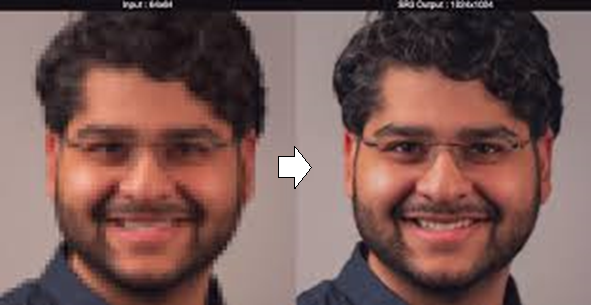
#> input picture media/delur head.png, 591 x 305 px
$ python -i Preprocess.py   (imports and definitions only)
#> lines starting #> are read from the running program, lines starting #| are printed output that depends on the picture
import cv2
import numpy as np

class preprocess:
    def __init__(self):
        self.detector = cv2.CascadeClassifier(cv2.data.haarcascades+'haarcascade_frontalface_default.xml')

    def fit_transform(self,image):
        image = np.array(image)
        zoomed = self.__zoom_face(image)
        preprocessed = self.__resize_and_gray(zoomed)
        preprocessed = preprocessed

        return preprocessed/255

    def __zoom_face(self,image):
        a = cv2.cvtColor(image,cv2.COLOR_RGB2GRAY)
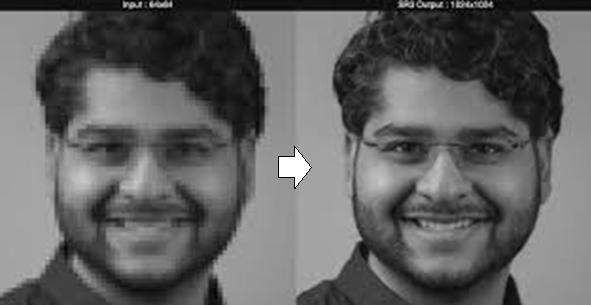
#> a: shape (305, 591); min 0, max 255, mean 99
        face = self.detector.detectMultiScale(a,scaleFactor=1.1,minNeighbors=10)
#> face = [[43, 64, 214, 214], [337, 63, 216, 216]]
        if face is not ():
            x,y,w,h=face[0]
#> x = 43; y = 64; w = 214; h = 214
            padding = 120
            x = max(x - padding, 0)
#> x = 0
            y = max(y - padding, 0)
#> y = 0
            w = w + 2 * padding
#> w = 454
            h = h + 2 * padding
#> h = 454
            return image[y:y+h, x:x+w]
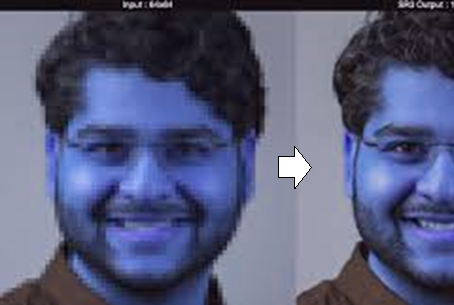
#> returned value: shape (305, 454, 3); mean of channels 0, 1, 2 125.1, 92.6, 87.9; drawn as B, G, R
        else:
            return image

    def __resize_and_gray(self,image):
        print(image)
#> (printed output is left out)
        transformed = cv2.resize(image,(224,224))
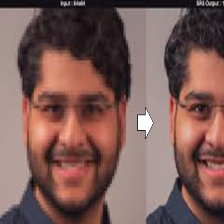
#> transformed: shape (224, 224, 3); mean R, G, B 124.9, 92.5, 87.8
        transformed = cv2.cvtColor(transformed,cv2.COLOR_BGR2GRAY)
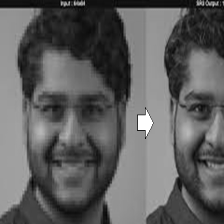
#> transformed: shape (224, 224); min 3, max 255, mean 94.8

        return transformed


>>> import cv2
>>> picture = cv2.cvtColor(cv2.imread('media/delur head.png'), cv2.COLOR_BGR2RGB)
>>> result = preprocess().fit_transform(picture)
